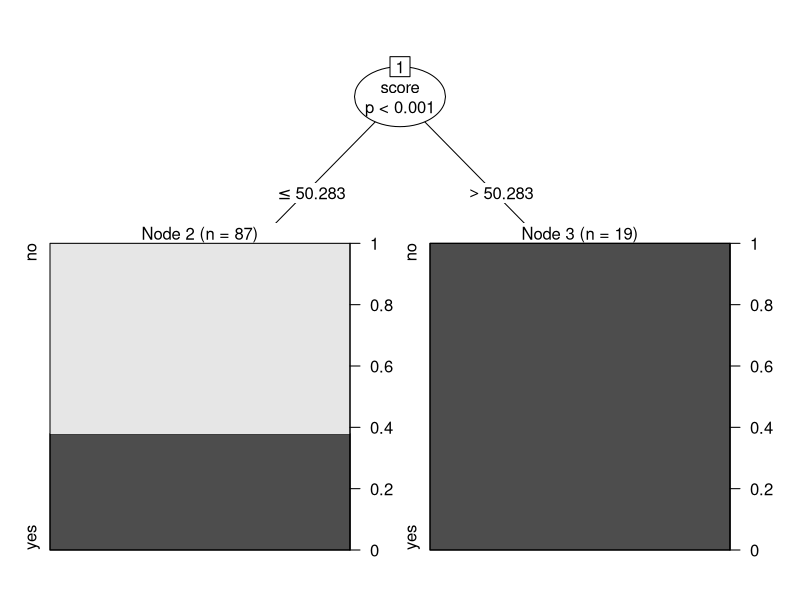

Write the R code that produced this figure.
#6a
install.packages("party")
library(party)
data("readingSkills")
tree=ctree(nativeSpeaker~age+shoeSize+score,data=readingSkills[1:106,])
plot(tree)



#6b
l1 <- list(2,2,'a')
l2 <- list(3,'hello')

#accessing
l1[3]

#merging
new_list <- c(l1,l2)
print(new_list)

#converting
vec <- unlist(l1)
print(vec)
